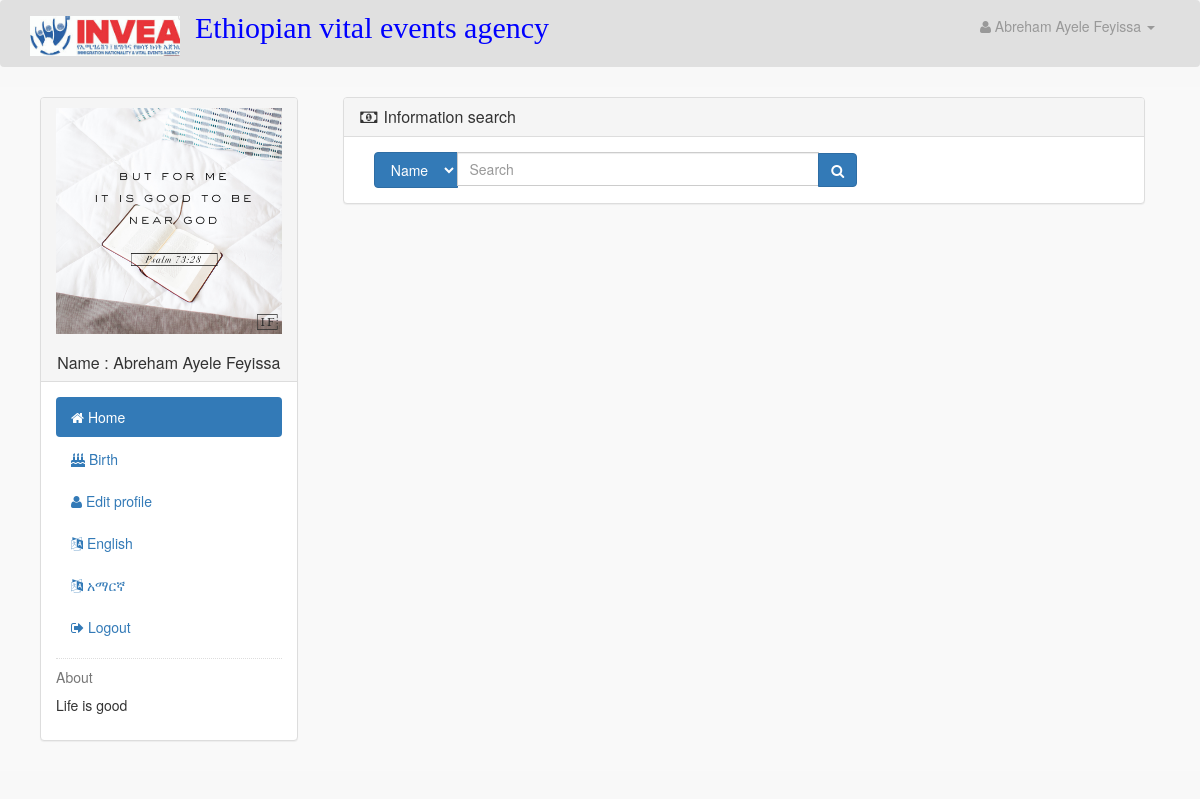
The app's page /users/registrar.php?home&lang=eng (signed in) with its own data.
### tables this page shows
CREATE TABLE `user` (
  `user_id` int(10) NOT NULL,
  `user_name` varchar(255) NOT NULL,
  `user_email` varchar(255) NOT NULL,
  `user_pass` varchar(255) NOT NULL,
  `user_image` text NOT NULL,
  `user_address` text NOT NULL,
  `user_bid` int(11) NOT NULL,
  `user_position` text NOT NULL,
  `user_confrim_code` text NOT NULL,
  `user_contact` text NOT NULL,
  `user_job` text NOT NULL,
  `user_manager_id` int(11) NOT NULL,
  `user_role` text NOT NULL,
  `user_about` text NOT NULL
);

CREATE TABLE `labels` (
  `lang` varchar(50) NOT NULL,
  `name` varchar(255) NOT NULL,
  `father_name` varchar(255) NOT NULL,
  `grand_father_name` varchar(255) NOT NULL,
  `sex` varchar(255) NOT NULL,
  `date_of_birth` varchar(255) NOT NULL,
  `place_of_birth` varchar(255) NOT NULL,
  `region` varchar(255) NOT NULL,
  `zone` varchar(255) NOT NULL,
  `woreda` varchar(255) NOT NULL,
  `nationality` varchar(255) NOT NULL,
  `father_full_name` varchar(255) NOT NULL,
  `father_nationality` varchar(255) NOT NULL,
  `father_bid` varchar(255) NOT NULL,
  `mother_full_name` varchar(255) NOT NULL,
  `mother_nationality` varchar(255) NOT NULL,
  `mother_bid` varchar(255) NOT NULL,
  `image` varchar(255) NOT NULL,
  `birth` varchar(255) NOT NULL,
  `death` varchar(255) NOT NULL,
  `divorce` varchar(255) NOT NULL,
  `marriage` varchar(255) NOT NULL,
  `about` varchar(255) NOT NULL,
  `deceased_name` varchar(255) NOT NULL,
  `title` varchar(255) NOT NULL,
  `place_of_death` varchar(255) NOT NULL,
  `bid` varchar(255) NOT NULL,
  `death_cause` varchar(255) NOT NULL,
  `wife_name` varchar(255) NOT NULL,
  `husband_name` varchar(255) NOT NULL,
  `wife_bid` varchar(255) NOT NULL,
  `husband_bid` varchar(255) NOT NULL,
  `date_o_m` varchar(255) NOT NULL,
  `city` varchar(255) NOT NULL,
  `mid` varchar(255) NOT NULL,
  `divorcee_name` varchar(255) NOT NULL,
  `divorce_name` varchar(255) NOT NULL,
  `date_of_divorce` varchar(255) NOT NULL,
  `pdd` text NOT NULL
);

### users/registrar.php (the view, shortened to what this page needs)
<?php
include("../includes/db.php");
if(!isset($_SESSION['user_email'])){
echo "<script>window.open('../login.php','_self')</script>";
}
else{
?>
<?php
$user_session = $_SESSION['user_email'];
$get_user = "select * from user  where user_email='$user_session'";
$run_user = mysqli_query($con,$get_user);
$row_user = mysqli_fetch_array($run_user);
$user_id = $row_user['user_id'];
$user_name = $row_user['user_name'];
    if(isset($_GET['lang']))
    $lang=$_GET['lang'];
    else
    $lang='eng';
    $get_lang="select * from labels where lang='$lang'";
    $run_lang=mysqli_query($con,$get_lang);
        $row_lang=mysqli_fetch_array($run_lang);
        $nm=$row_lang['name'];
        $birth=$row_lang['birth'];
        $about=$row_lang['about'];
?>
<!DOCTYPE html>
<html>
<head>
    <link href="styles/bootstrap.min.css" rel="stylesheet">
    <link href="styles/style.css" rel="stylesheet">
    <link href="styles/main.css" rel="stylesheet">
    <link href="font-awesome/css/font-awesome.min.css" rel="stylesheet">
</head>
<body style="margin-top: 0px;">
    <div class="wrapper">
        <div class="navbar " id="navbar" style="background-color:#e0e0e0; margin-top: 0px; padding-bottom: 15px;">
            <div class="container">
                <div class="navbar-header">
                    <a class="navbar-brand home" href="../index.php">
                        <img src="images/logo.jpg" alt="vera logo" class="logo">
                    </a>
                </div>
                <div class="padding-nav">
                    <h2 class="nav navbar-nav navbar-center" style="color: blue;
            font-family:'Times New Roman', Times, serif; margin-top:10px;">
                        Ethiopian vital events agency
                    </h2>
                </div>
                <ul class=" nav navbar-right top-nav">
                    <li class="dropdown">
                        <a href="#" class="dropdown-toggle" data-toggle="dropdown">
                            <i class="fa fa-user"></i>
                            <?php echo $user_name; ?> <b class="caret"></b>
                        </a>
                    </li>
                </ul>
            </div>
        </div>
        <div id="page-wrapper">
            <div class="container-fluid">
                <div class="col-md-3">
                    <?php include("includes/sidebar.php"); ?>
                </div>
                <div class="col-md-9">
                <?php
if(isset($_GET['register_birth']))
{
    include('register_birth.php');
}
else if(isset($_GET['home']))
{
    include('search.php');
}
}
?>
</div>
            </div>
        </div>
    </div>
</body>
</html>

### users/includes/sidebar.php
<div class="panel panel-default sidebar-menu">
<div class="panel-heading">
<?php
$user_session = $_SESSION['user_email'];
$get_user = "select * from user where user_email='$user_session'";
$run_user = mysqli_query($con,$get_user);
$row_user = mysqli_fetch_array($run_user);
$user_image = $row_user['user_image'];
$user_name = $row_user['user_name'];
$user_about=$row_user['user_about'];
if(!isset($_SESSION['user_email'])){
}
else {
echo "
<center>
<img src='images/$user_image' class='img-responsive'>
</center>
<br>
<h3 align='center' class='panel-title'> $nm : $user_name </h3>
";
}
?>
</div>
<div class="panel-body">
<ul class="nav nav-pills nav-stacked">
<li class="<?php if(isset($_GET['home'])){ echo "active"; } ?>">
<a href="registrar.php?home&lang=<?php echo $lang; ?>"> <i class="fa fa-home" aria-hidden="true"></i> Home </a>
</li>
<li class="<?php if(isset($_GET['register_birth'])){ echo "active"; } ?>">
<a href="registrar.php?register_birth&lang=<?php echo $lang; ?>"> <i class="fa fa-birthday-cake"></i> <?php echo $birth; ?> </a>
</li>
<li class="<?php if(isset($_GET['user_profile'])){ echo "active"; } ?>">
<a href="registrar.php?user_profile=<?php echo $user_id; ?>&lang=<?php echo $lang; ?>"> <i class="fa fa-user"></i>  Edit profile</a>
</li>
<li >
<a href="registrar.php?home&lang=eng"> <i class="fa fa-language"></i>  English</a>
</li>
<li>
<a href="registrar.php?home&lang=amh"> <i class="fa fa-language"></i>    አማርኛ</a>
</li>
<li>
<a href="logout.php"> <i class="fa fa-sign-out"></i> Logout </a>
</li>
</ul>
<hr class="dotted short">
<h5 class="text-muted"> <?php echo $about; ?></h5>
<p>
<?php echo $user_about; ?>
</p>
</div>
</div>

### users/styles/style.css (style rules this page uses)
body { margin-top: 100px; }
@media (min-width: 768px) { body { margin-top: 50px; } }
#page-wrapper { width: 100%; padding: 0; background-color: #F9F9F9; }
@media (min-width: 768px) { #page-wrapper { padding: 10px; } }
.top-nav { padding: 0 15px; }
.top-nav>li { display: inline-block; float: left; }
.top-nav>li>a { padding-top: 15px; padding-bottom: 15px; line-height: 20px; color: #999; }
.panel-body { border-radius: 5px; }
hr { border: 0; height: 1px; margin: 22px 0 22px 0; }
hr.dotted { height: 0; border-bottom: 1px dotted #ddd; margin: 11px 0 11px 0; }

### users/styles/main.css (style rules this page uses)
body { background-color: rgb(248, 248, 248); }
.logo { width: 150px; }

### records on screen
user: user_name "Abreham Ayele Feyissa", user_image (picture), user_about "Life is good"
labels: name "Name", birth "Birth", about "About"
